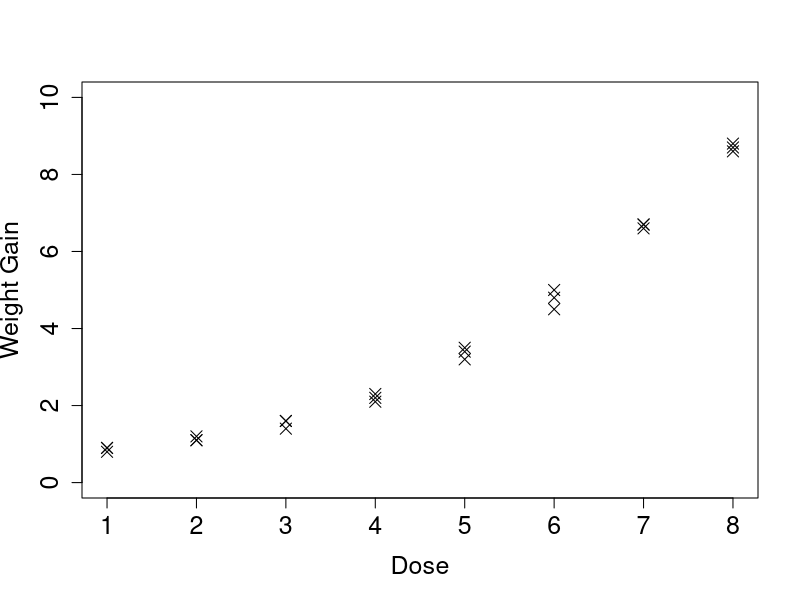
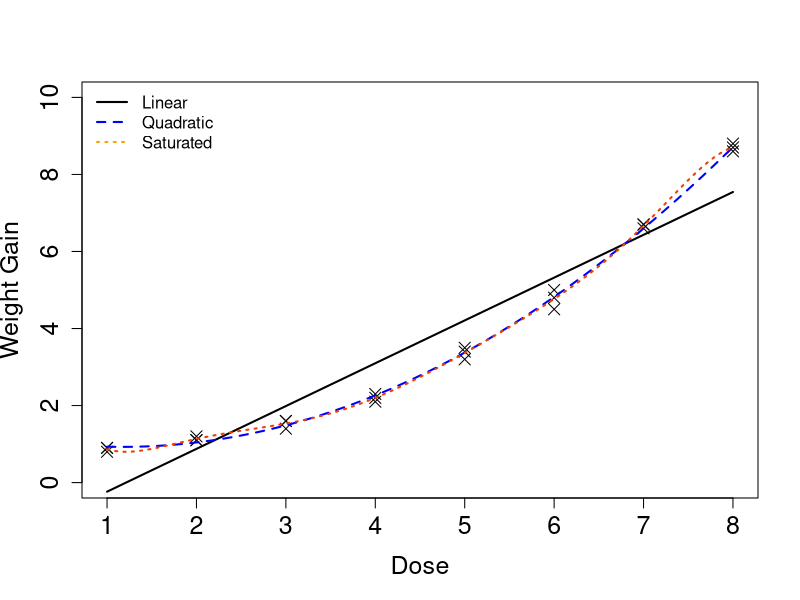

Generate these figures, in order, with R:
## ---- chunk 1
library(kableExtra)
library(dplyr)
## ---- chunk 2
#| code-fold: true
# Code to recreate figure
wtgain <- data.frame( dose=rep(1:8, each=3), 
	wgtgain=c(0.9,0.9,0.8,1.1,1.1,1.2,1.6,1.6,1.4,2.3,2.1,2.2,3.5,3.4,3.2,5,4.5,4.8,6.6,6.7,6.7,8.7,8.6,8.8) )

plot(x=wtgain$dose, y=wtgain$wgtgain, xlab='Dose', ylab='Weight Gain', cex.lab=1.5, cex.axis=1.5, cex=1.5, ylim=c(0,10), pch=4)


linreg_anova_func <- function(mod, ndigits=2, p_ndigits=3, format='kable'){
### Function to create an ANOVA table linear regression results from lm or glm
# mod: an object with the fitted model results
# ndigits: number of digits to round to for most values, default is 2
# p_digits: number of digits to round the p-value to, default is 3
# format: desired format output (default is kable):
## "kable" for kable table
## "df" for data frame as table

  # extract outcome from the object produced by the glm or lm function
  if( class(mod)[1] == 'glm' ){
    y <- mod$y
  }
  if( class(mod)[1] == 'lm' ){
    y <- mod$model[,1] # first column contains outcome data
  }  
  
  ybar <- mean(y)
  yhat <- predict(mod)
  p <- length(mod$coefficients)-1
  n <- length(y)

  ssm <- sum( (yhat-ybar)^2 )
  sse <- sum( (y-yhat)^2 )
  sst <- sum( (y-ybar)^2 )
  
  msm <- ssm/p
  mse <- sse/(n-p-1)
  
  f_val <- msm/mse
  p_val <- pf(f_val, df1=p, df2=n-p-1, lower.tail=FALSE)
  
  # Create an ANOVA table to summarize all our results:
  p_digits <- (10^(-p_ndigits))
  p_val_tab <- if(p_val<p_digits){paste0('<',p_digits)}else{round(p_val,p_ndigits)}
  
  anova_table <- data.frame( 'Source' = c('Model','Error','Total'),
                          'Sums of Squares' = c(round(ssm,ndigits), round(sse,ndigits), round(sst,ndigits)),
                          'Degrees of Freedom' = c(p, n-p-1, n-1),
                          'Mean Square' = c(round(msm,ndigits), round(mse,ndigits),''),
                          'F Value' = c(round(f_val,ndigits),'',''),
                          'p-value' = c(p_val_tab,'',''))

  if( format == 'kable' ){  
    library(kableExtra)
    kbl(anova_table, col.names=c('Source','Sums of Squares','Degrees of Freedom','Mean Square','F-value','p-value'), align='lccccc', escape=F) %>%
      kable_styling(bootstrap_options = "striped", full_width = F, position = "left")
  }else{
    anova_table
  }
}
## ---- chunk 3
# Fit linear model
lm1 <- lm( wgtgain ~ dose, data=wtgain )
linreg_anova_func(lm1)
## ---- chunk 4
# Fit quadratic model
wtgain$dose2 <- wtgain$dose^2 # create variable for dose^2
lm2 <- lm( wgtgain ~ dose + dose2, data=wtgain)
lm2_alt <- lm( wgtgain ~ dose + I(dose^2), data=wtgain) #equivalent coding
linreg_anova_func(lm2)
## ---- chunk 5
# Fit saturated model
lm_pure <- lm(wgtgain ~ as.factor(dose), data=wtgain)
linreg_anova_func(lm_pure)
## ---- chunk 6
doBy::summaryBy(wgtgain ~ as.factor(dose), data=wtgain)
coef(lm_pure)
## ---- chunk 7
# Test lack of fit for straight-line (linear) model
anova(lm_pure, lm1, test='F')
## ---- chunk 8
# Test lack of fit for second-order polynomial (i.e., quadratic) model
anova(lm_pure, lm2, test='F')
## ---- chunk 9
#| code-fold: true
# fit saturated model so predict can be easily used:
lm_sat <- lm( wgtgain ~ dose + I(dose^2)+ I(dose^3)+ I(dose^4)+ I(dose^5)+ I(dose^6)+ I(dose^7), data=wtgain)

x_val <- seq(1,8,length.out=100)
x1 <- predict(lm1, newdata=data.frame(dose=x_val))
x2 <- predict(lm2_alt, newdata=data.frame(dose=x_val))  
xp <- predict(lm_sat, newdata=data.frame(dose=x_val))  


plot(x=wtgain$dose, y=wtgain$wgtgain, xlab='Dose', ylab='Weight Gain', cex.lab=1.5, cex.axis=1.5, cex=1.5, ylim=c(0,10), pch=4)
lines(x=x_val, y=x1, lwd=2)
lines(x=x_val, y=x2, lwd=2, col='blue', lty=2)
lines(x=x_val, y=xp, lwd=2, col='orangered2', lty=3)
legend('topleft', bty='n', col=c('black','blue','orange'), lwd=c(2,2,2), lty=c(1,2,3), legend=c('Linear','Quadratic','Saturated'))
